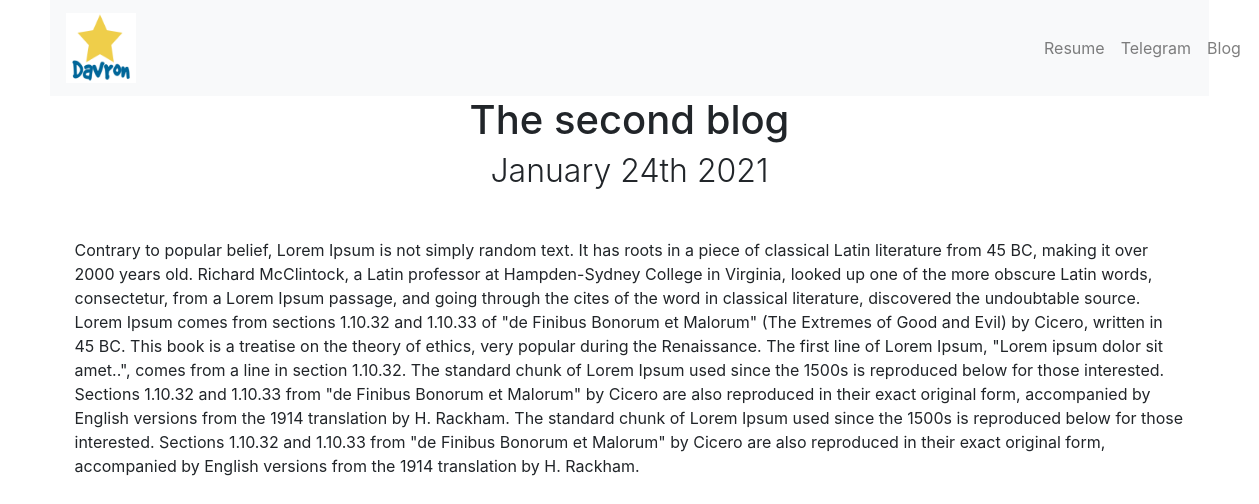
The app's page /blog/2/ with its own data.
### blog/models.py (models this page shows)
class Blog(models.Model):
    title = models.CharField(max_length=200)
    description = models.TextField()
    date = models.DateField()

### blog/views.py (the view)
# urls.py: path('<int:blog_id>/', views.detail, name='detail'),
def detail(request, blog_id):
    blog = get_object_or_404(Blog, pk=blog_id)
    return render(request, 'blog/detail.html', {'blog': blog})

### blog/templates/blog/detail.html
{% extends 'portfolio/base.html' %} {% block content %}
<div class="container">
    <h1 class="text-center">{{ blog.title }}</h1>
    <h2 class="text-center font-weight-light">{{blog.date|date:'F jS Y'}}</h2>
    <div class="blog-body mt-5">
        <p>{{blog.description|safe}}</p>
    </div>
</div>
{% endblock %}

### records on screen
Blog: title "The second blog", date "January 24th 2021", description "Contrary to popular belief, Lorem Ipsum is not simply random text. It has roots in a piece of classical Latin literature from 45 BC, making it over 2000 years old. Richard McClintock, a Latin professor at Hampden-Sydney College in Virginia, looked up one of the more obscure Latin words, consectetur, from a Lorem Ipsum passage, and going through the cites of the word in classical literature, discovered the undoubtable source. Lorem Ipsum comes from sections 1.10.32 and 1.10.33 of \"de Finibus Bonorum et Malorum\" (The Extremes of Good and Evil) by Cicero, written in 45 BC. This book is a treatise on the theory of ethics, very popular during the Renaissance. The first line of Lorem Ipsum,…"
